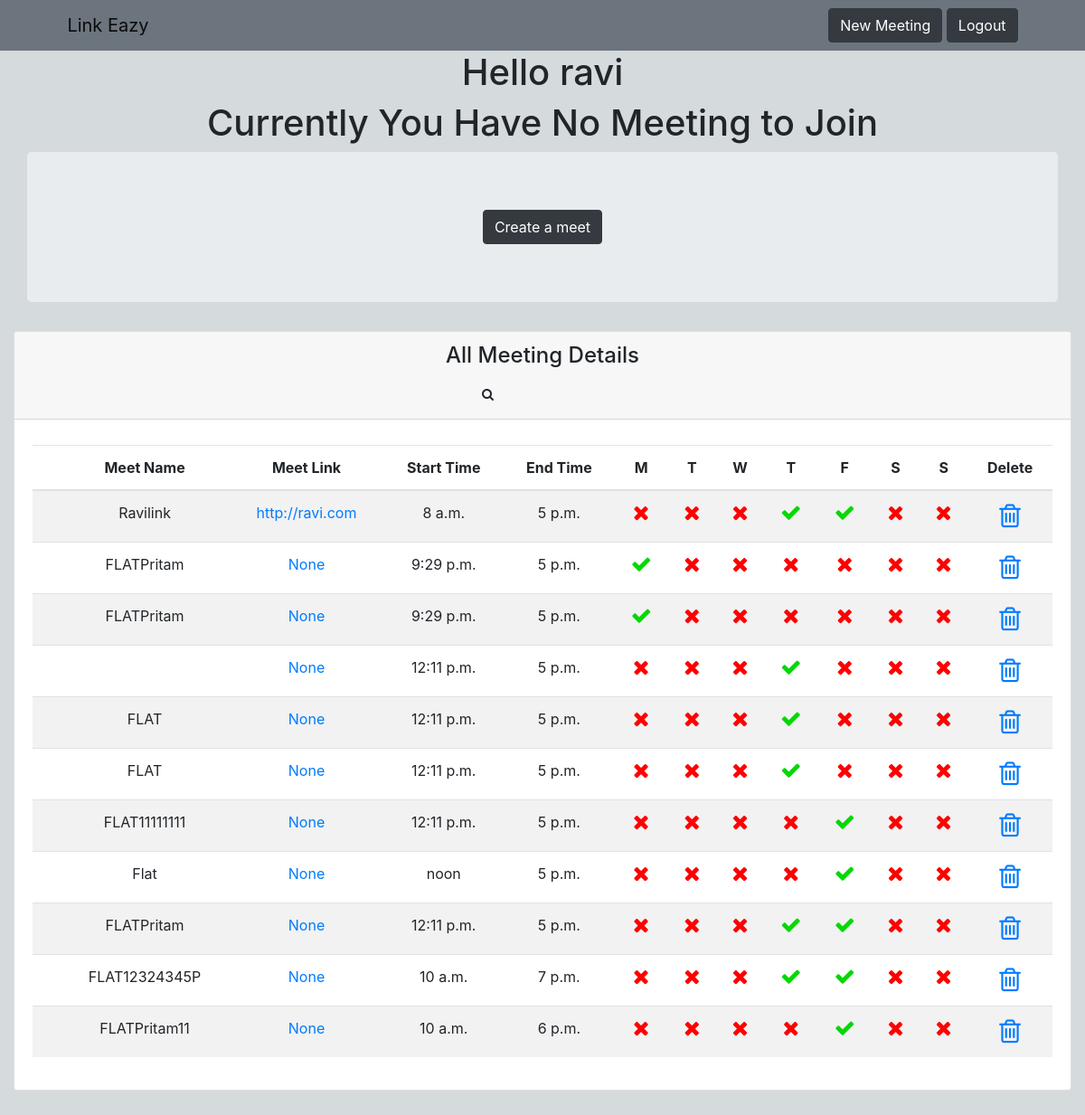
Before: / (signed in) with the older database file.
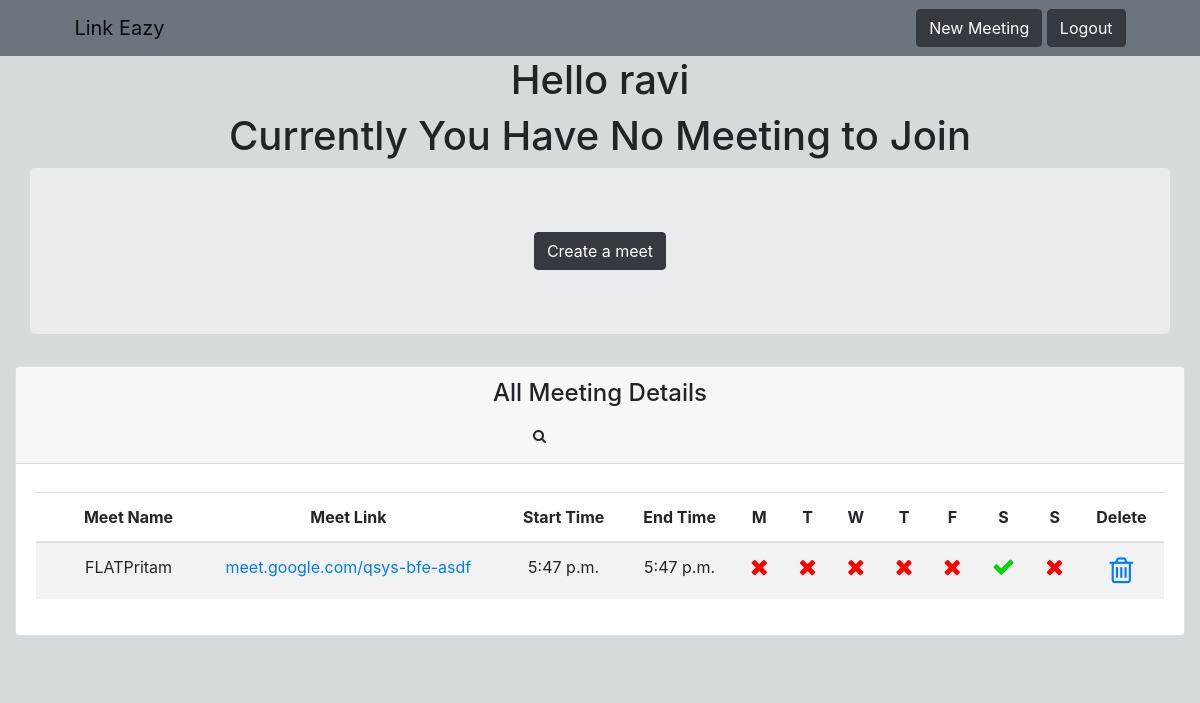
After: the same page with the newer database file.
### interface/models.py (models this page shows, shortened)
class Link(models.Model):
    user = models.ForeignKey(User,on_delete = models.CASCADE)
    meeting_name = models.CharField(max_length=100,null=True,blank = True)
    meeting_link = models.CharField(max_length = 100,null=True,blank = True)
    start_time = models.TimeField(default='08:00:00')
    end_time = models.TimeField(default='17:00:00')
    monday = models.BooleanField(default = False)
    tuesday = models.BooleanField(default = False)
    wednesday = models.BooleanField(default = False)
    thursday = models.BooleanField(default = False)
    friday = models.BooleanField(default = False)
    saturday = models.BooleanField(default = False)
    sunday = models.BooleanField(default = False)

### interface/views.py (the view, shortened to what this page needs)
# urls.py: path('',views.current_meeting, name="home"),
@login_required(login_url='login')
def current_meeting(request):
    current_time = datetime.now()
    current_hour = current_time.hour #3:00 pm -> 15
    current_min = current_time.minute #3:00 pm -> 0
    meeting_list = list(Link.objects.filter(user=request.user))
    current_meeting = None
    def time_in_mins(hr, min):
        return hr * 60 + min
    for meeting in meeting_list:
        start_time_hour = meeting.start_time.hour
        start_time_min = meeting.start_time.minute
        end_time_hour = meeting.end_time.hour
        end_time_min = meeting.end_time.minute
        day_list = []
        if meeting.monday == True:
            day_list.append('Monday')
        if meeting.tuesday == True:
            day_list.append('Tuesday')
        if meeting.wednesday == True:
            day_list.append('Wednesday')
        if meeting.thursday == True:
            day_list.append('Thursday')
        if meeting.friday == True:
            day_list.append('Friday')
        if meeting.saturday == True:
            day_list.append('Saturday')
        if meeting.sunday == True:
            day_list.append('Sunday')
        if ((day_list.count(current_time.strftime('%A')) == 0)
            or (time_in_mins(start_time_hour, start_time_min) - 6) > time_in_mins(current_hour, current_min)
                or (time_in_mins(end_time_hour, end_time_min)) < time_in_mins(current_hour, current_min)):
            continue
        current_meeting = meeting
    if current_meeting == None:
        return render(request, 'nomeetings.html', {'alls':meeting_list})

### templates/nomeetings.html (shortened to what this page needs)
{% extends 'base.html' %}
{% block content %}
<h1>Hello  {{ user.username}}</h1>
<div class="d-flex justify-content-center">
    <h1>Currently You Have No Meeting to Join</h1>
    </div>
    <div class="jumbotron" style="max-width: 95%;">
        <div class="d-flex justify-content-center">
            <a href="https://meet.google.com"><button type="button" class="btn btn-dark">Create a meet</button></a>
        </div>
</div>
<section>
    <div class="container-fluid">
      <div class="row">
        <div class="col-lg-12">
          <div class="card">
            <div class="card-header">
              <h4 class="card-title">All Meeting Details</h4>
              <div class="card-tools">
                <div class="input-group input-group-sm" style="width: 150px;">
                  <div class="input-group-append">
                    <button type="submit" class="btn btn-default"><i class="fa fa-search"></i></button>
                  </div>
                </div>
              </div>
            </div>
            <div class="card-body">
              <div class="table-responsive">
            <table class="table table-striped table-hover ">
              <thead >
                <tr class="text-center">
                    <th></th>
                  <th>Meet Name</th>
                  <th class="text-center">Meet Link</center>
                  <th>Start Time</th>
                  <th>End Time</th>
                  <th>M</th>
                  <th>T</th>
                  <th>W</th>
                  <th>T</th>
                  <th>F</th>
                  <th>S</th>
                  <th>S</th>
                  <th>Delete</th>
              <tbody><h1>{{alls.user}}</h1>
                {% for meet in alls %}
                <tr class="text-center">
                  <th scope="row"></th>
                  <td>{{ meet.meeting_name }}</td>
                  <td><a href="https://{{ meet.meeting_link }}">{{ meet.meeting_link }}</a></td>
                  <td>{{ meet.start_time }}</td>
                  <td>{{ meet.end_time }}</td>
                  {% if meet.monday %}
                    <td><i class="fa fa-check" style="font-size:23px;  color:rgb(5, 216, 5)"></i></td>
                  {% else %}
                    <td><i class="fa fa-times" style="font-size:23px; color:red"></i></td>
                  {% endif %}
                  {% if meet.tuesday %}
                  <td><i class="fa fa-check" style="font-size:23px; color:rgb(5, 216, 5)" ></i></td>
                  {% else %}
                    <td><i class="fa fa-times" style="font-size:23px; color:red"></i></td>
                  {% endif %}
                  {% if meet.wednesday %}
                  <td><i class="fa fa-check" style="font-size:23px; color:rgb(5, 216, 5)"></i></td>
                  {% else %}
                    <td><i class="fa fa-times" style="font-size:23px; color:red"></i></td>
                  {% endif %}
                  {% if meet.thursday %}
                  <td><i class="fa fa-check" style="font-size:23px; color:rgb(5, 216, 5)"></i></td>
                  {% else %}
                    <td><i class="fa fa-times" style="font-size:23px; color:red"></i></td>
                  {% endif %}
                  {% if meet.friday %}
                  <td><i class="fa fa-check" style="font-size:23px; color:rgb(5, 216, 5)"></i></td>
                  {% else %}
                    <td><i class="fa fa-times" style="font-size:23px; color:red"></i></td>
                  {% endif %}
                  {% if meet.saturday %}
                  <td><i class="fa fa-check" style="font-size:23px; color:rgb(5, 216, 5)"></i></td>
                  {% else %}
                    <td><i class="fa fa-times" style="font-size:23px; color:red"></i></td>
                  {% endif %}
                  {% if meet.sunday %}
                  <td><i class="fa fa-check" style="font-size:23px; color:rgb(5, 216, 5)"></i></td>
                  {% else %}
                    <td><i class="fa fa-times" style="font-size:23px; color:red"></i></td>
                  {% endif %}
                  <td><a href="{% url 'deleteMeet' meet.id %}">
                    <i class="fa fa-trash-o" style="font-size:30px;"></i>
                  </a></td>
                </tr>
                {% endfor %}
              </tbody>
{% endblock content %}

### templates/base.html (shortened to what this page needs)
<!DOCTYPE html>
<html lang="en">
<head>
    <link rel="stylesheet" href="https://cdnjs.cloudflare.com/ajax/libs/font-awesome/4.7.0/css/font-awesome.min.css">
</head>
<body >
    <center>
    <div id="page-container" >
        <div id="content-wrap">
            <nav class="navbar navbar-light  bg-secondary">
                <a class="navbar-brand" href="/" style="margin-left: 5%;">
                    Link Eazy
                </a>
                <span style="margin-right: 5%;">
                    <a href="{% url 'newmeetinglink' %}"><button type="button" class="btn btn-dark">New
                            Meeting</button></a>
                    <a href="{% url 'logout' %}"><button type="button" class="btn btn-dark">Logout</button></a>
                </span>
            </nav>
            {% block content %}
            {% endblock content %}
    <link rel="stylesheet" href="https://stackpath.bootstrapcdn.com/bootstrap/4.5.2/css/bootstrap.min.css"
>
</body>
</html>

### templates/base.html (style rules this page uses)
#page-container { position: relative; min-height: 100vh; background-color: rgb(213, 219, 221); }
#content-wrap { padding-bottom: 2.5rem; background-color: rgb(213, 219, 221); }

Changed rows visible on the page:
removed Link: meeting_name "Ravilink", meeting_link "http://ravi.com", start_time "8 a.m.", end_time "5 p.m.", monday False (drawn), tuesday False (drawn), wednesday False (drawn), thursday True (drawn), friday True (drawn), saturday False (drawn), sunday False (drawn)
removed Link: meeting_name "FLATPritam", meeting_link "None", start_time "9:29 p.m.", end_time "5 p.m.", monday True (drawn), tuesday False (drawn), wednesday False (drawn), thursday False (drawn), friday False (drawn), saturday False (drawn), sunday False (drawn)
removed Link: meeting_name "FLATPritam", meeting_link "None", start_time "9:29 p.m.", end_time "5 p.m.", monday True (drawn), tuesday False (drawn), wednesday False (drawn), thursday False (drawn), friday False (drawn), saturday False (drawn), sunday False (drawn)
removed Link: meeting_link "None", start_time "12:11 p.m.", end_time "5 p.m.", monday False (drawn), tuesday False (drawn), wednesday False (drawn), thursday True (drawn), friday False (drawn), saturday False (drawn), sunday False (drawn)
removed Link: meeting_name "FLAT", meeting_link "None", start_time "12:11 p.m.", end_time "5 p.m.", monday False (drawn), tuesday False (drawn), wednesday False (drawn), thursday True (drawn), friday False (drawn), saturday False (drawn), sunday False (drawn)
removed Link: meeting_name "FLAT", meeting_link "None", start_time "12:11 p.m.", end_time "5 p.m.", monday False (drawn), tuesday False (drawn), wednesday False (drawn), thursday True (drawn), friday False (drawn), saturday False (drawn), sunday False (drawn)
removed Link: meeting_name "FLAT11111111", meeting_link "None", start_time "12:11 p.m.", end_time "5 p.m.", monday False (drawn), tuesday False (drawn), wednesday False (drawn), thursday False (drawn), friday True (drawn), saturday False (drawn), sunday False (drawn)
removed Link: meeting_name "Flat", meeting_link "None", start_time "noon", end_time "5 p.m.", monday False (drawn), tuesday False (drawn), wednesday False (drawn), thursday False (drawn), friday True (drawn), saturday False (drawn), sunday False (drawn)
removed Link: meeting_name "FLATPritam", meeting_link "None", start_time "12:11 p.m.", end_time "5 p.m.", monday False (drawn), tuesday False (drawn), wednesday False (drawn), thursday True (drawn), friday True (drawn), saturday False (drawn), sunday False (drawn)
removed Link: meeting_name "FLAT12324345P", meeting_link "None", start_time "10 a.m.", end_time "7 p.m.", monday False (drawn), tuesday False (drawn), wednesday False (drawn), thursday True (drawn), friday True (drawn), saturday False (drawn), sunday False (drawn)
removed Link: meeting_name "FLATPritam11", meeting_link "None", start_time "10 a.m.", end_time "6 p.m.", monday False (drawn), tuesday False (drawn), wednesday False (drawn), thursday False (drawn), friday True (drawn), saturday False (drawn), sunday False (drawn)
added Link: meeting_name "FLATPritam", meeting_link "meet.google.com/qsys-bfe-asdf", start_time "5:47 p.m.", end_time "5:47 p.m.", monday False (drawn), tuesday False (drawn), wednesday False (drawn), thursday False (drawn), friday False (drawn), saturday True (drawn), sunday False (drawn)
